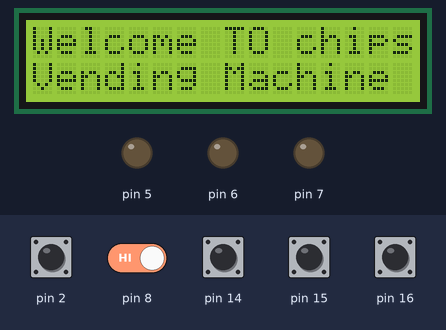
The sketch below on a simulated Arduino Uno, built with avr-gcc and run on an emulated ATmega328P. Parts: 16×2 character LCD, output pins drawn as LEDs (lit = HIGH). The test bench sets the inputs (shaded band); at power-on: pin 2, pin 8, pin 14–16 HIGH. What the sketch prints to the serial monitor is not drawn.

Above: at 1.2 s.
1.3 s: pin 2 pulled LOW for 0.15 s
4.4 s: pin 14 pulled LOW for 1 s
At 6.7 s:
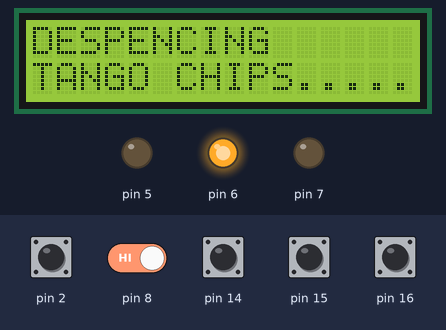
7.3 s: pin 15 pulled LOW for 0.15 s
At 8.5 s:
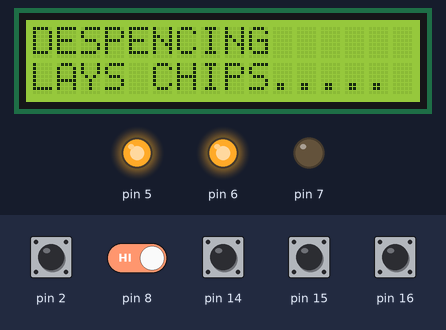
8.9 s: pin 16 pulled LOW for 0.15 s
At 10.0 s:
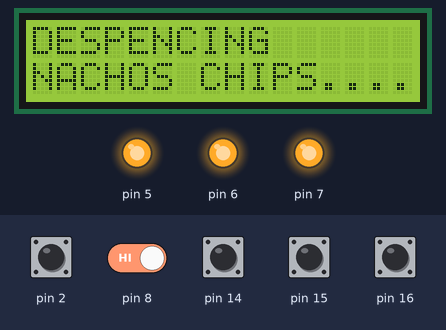
10.5 s: pin 8 driven LOW
At 11.2 s:
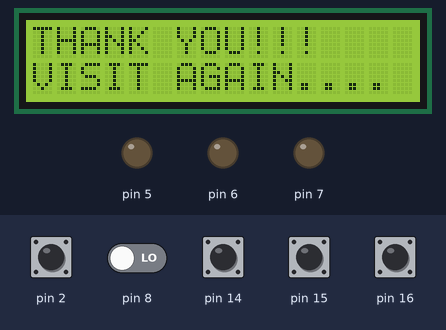
13.5 s: pin 8 driven HIGH
At 16.3 s:
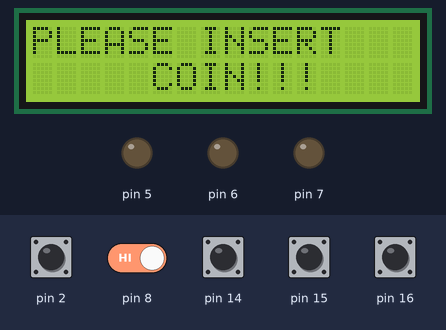
Timing chart, 0 to 17.5 s (numbered marks = the images above; inputs shaded):
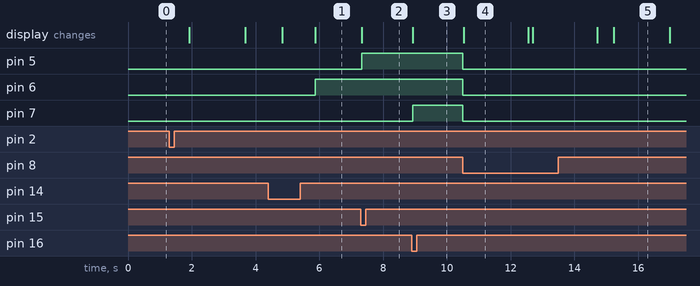

The sketch:

chocolate_vending.ino
```cpp
//#include<LiquidCrystal.h>
//LiquidCrystal lcd(4,5,6,7,8,9);

#include <LiquidCrystal_I2C.h>
LiquidCrystal_I2C lcd(0x3F, 16, 2);

int i = 0;  int count = 0;  int amount = 0;

int sw1 = 0;
int sw2 = 0;
int sw3 = 0;
int sen = 0;
int flag = 0;
int counter = 0;

void coinInterrupt()
{
  count = count+1;
  i=0;
}

void setup() {
  Serial.begin(9600);
  pinMode(2,INPUT_PULLUP);
  attachInterrupt(digitalPinToInterrupt(2), coinInterrupt, RISING);

  lcd.begin();

  pinMode(14,INPUT_PULLUP);
  pinMode(15,INPUT_PULLUP);
  pinMode(16,INPUT_PULLUP);

  pinMode(5,OUTPUT);
  pinMode(6,OUTPUT);
  pinMode(7,OUTPUT);
  pinMode(8,INPUT);
}

void loop() {
  sw1 = digitalRead(15);
  sw2 = digitalRead(14);
  sw3 = digitalRead(16);
  sen = digitalRead(8);

  i=i+1;
  if(i>=30 and count==1)
  {
    amount = amount+10;count = 0;
  flag = 1;
  lcd.clear();
  lcd.setCursor(0,0);
  lcd.print("PRESS BUTTON");
  lcd.setCursor(0,1);
  lcd.print("1/2/3 FOR CHIPS");
  delay(1000);
  }

  if(flag == 1)
  {
      if(sw1 == LOW)
      {
  lcd.clear();
  lcd.setCursor(0,0);
  lcd.print("DESPENCING");
  lcd.setCursor(0,1);
  lcd.print("LAYS CHIPS.....");
  digitalWrite(5,HIGH);
       }

      if(sw2 == LOW)
      {
  lcd.clear();
  lcd.setCursor(0,0);
  lcd.print("DESPENCING");
  lcd.setCursor(0,1);
  lcd.print("TANGO CHIPS.....");
  digitalWrite(6,HIGH);
      }

      if(sw3 == LOW)
      {
  lcd.clear();
  lcd.setCursor(0,0);
  lcd.print("DESPENCING");
  lcd.setCursor(0,1);
  lcd.print("NACHOS CHIPS.....");
  digitalWrite(7,HIGH);
      }
  }
  else
  {
    counter++;

if(counter < 15){
    Serial.println(amount);
 if(counter == 1){lcd.clear();}
  lcd.setCursor(0,0);
  lcd.print("Welcome TO chips");
  lcd.setCursor(0,1);
  lcd.print("Vending Machine");
  delay(100);
}
if(counter <30 && counter > 15){
  if(counter == 16){lcd.clear();}
  lcd.setCursor(0,0);
  lcd.print("PLEASE INSERT");
  lcd.setCursor(0,1);
  lcd.print("     COIN!!!");
  delay(100);
}
if(counter > 30){counter = 0;}
  }
if(sen == LOW)
{
  flag = 0;
  digitalWrite(5,LOW);
  digitalWrite(6,LOW);
  digitalWrite(7,LOW);
  lcd.clear();
  lcd.setCursor(0,0);
  lcd.print("THANK YOU!!!");
  lcd.setCursor(0,1);
  lcd.print("VISIT AGAIN....");
  delay(2000);

}

}
```

Measured:
- after the input at 4.4 s, pin 6: LOW → HIGH after 1.5 s; the display: first differs from a run without the input after 1.5 s (image 1)
- after the input at 7.3 s, pin 5: LOW → HIGH at once; the display: changes at once (image 2)
- after the input at 8.9 s, pin 7: LOW → HIGH at once; the display: changes at once (image 3)
- after the input at 10.5 s, pin 5–7: HIGH → LOW at once; the display: changes at once (image 4)
- what the display in image 4 shows lasts 2.1 s, from 10.5 s to 12.6 s
